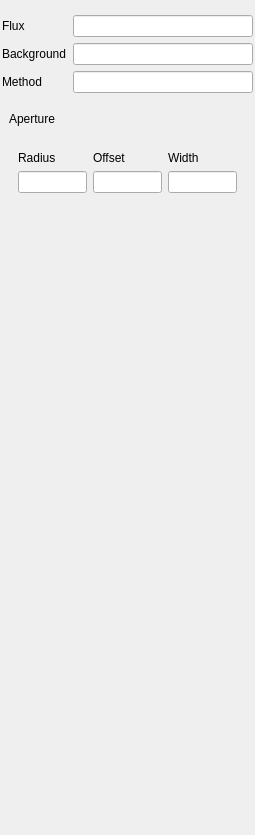
<?xml version="1.0" encoding="UTF-8"?>
<ui version="4.0">
 <class>PhotometryInsp</class>
 <widget class="QFrame" name="PhotometryInsp">
  <property name="geometry">
   <rect>
    <x>0</x>
    <y>0</y>
    <width>255</width>
    <height>835</height>
   </rect>
  </property>
  <property name="windowTitle">
   <string>Frame</string>
  </property>
  <layout class="QVBoxLayout" name="verticalLayout">
   <property name="leftMargin">
    <number>0</number>
   </property>
   <property name="rightMargin">
    <number>0</number>
   </property>
   <item>
    <widget class="QFrame" name="flux_panel">
     <property name="sizePolicy">
      <sizepolicy hsizetype="Preferred" vsizetype="Maximum">
       <horstretch>0</horstretch>
       <verstretch>0</verstretch>
      </sizepolicy>
     </property>
     <property name="frameShape">
      <enum>QFrame::NoFrame</enum>
     </property>
     <property name="frameShadow">
      <enum>QFrame::Plain</enum>
     </property>
     <layout class="QFormLayout" name="formLayout_3">
      <property name="leftMargin">
       <number>2</number>
      </property>
      <property name="topMargin">
       <number>4</number>
      </property>
      <property name="rightMargin">
       <number>2</number>
      </property>
      <property name="bottomMargin">
       <number>4</number>
      </property>
      <item row="0" column="0">
       <widget class="QLabel" name="label_3">
        <property name="text">
         <string>Flux</string>
        </property>
        <property name="buddy">
         <cstring>flux_line</cstring>
        </property>
       </widget>
      </item>
      <item row="0" column="1">
       <widget class="QLineEdit" name="flux_line">
        <property name="readOnly">
         <bool>true</bool>
        </property>
       </widget>
      </item>
      <item row="1" column="0">
       <widget class="QLabel" name="label_4">
        <property name="text">
         <string>Background</string>
        </property>
        <property name="buddy">
         <cstring>background_line</cstring>
        </property>
       </widget>
      </item>
      <item row="1" column="1">
       <widget class="QLineEdit" name="background_line">
        <property name="readOnly">
         <bool>true</bool>
        </property>
       </widget>
      </item>
      <item row="2" column="0">
       <widget class="QLabel" name="label">
        <property name="text">
         <string>Method</string>
        </property>
        <property name="buddy">
         <cstring>method_line</cstring>
        </property>
       </widget>
      </item>
      <item row="2" column="1">
       <widget class="QLineEdit" name="method_line">
        <property name="readOnly">
         <bool>true</bool>
        </property>
       </widget>
      </item>
     </layout>
    </widget>
   </item>
   <item>
    <widget class="QFrame" name="apert_panel">
     <property name="sizePolicy">
      <sizepolicy hsizetype="Preferred" vsizetype="Maximum">
       <horstretch>0</horstretch>
       <verstretch>0</verstretch>
      </sizepolicy>
     </property>
     <property name="frameShape">
      <enum>QFrame::NoFrame</enum>
     </property>
     <property name="frameShadow">
      <enum>QFrame::Plain</enum>
     </property>
     <layout class="QVBoxLayout" name="verticalLayout_2">
      <item>
       <widget class="QLabel" name="label_6">
        <property name="sizePolicy">
         <sizepolicy hsizetype="Preferred" vsizetype="Maximum">
          <horstretch>0</horstretch>
          <verstretch>0</verstretch>
         </sizepolicy>
        </property>
        <property name="minimumSize">
         <size>
          <width>0</width>
          <height>24</height>
         </size>
        </property>
        <property name="text">
         <string>Aperture</string>
        </property>
        <property name="alignment">
         <set>Qt::AlignLeading|Qt::AlignLeft|Qt::AlignTop</set>
        </property>
       </widget>
      </item>
      <item>
       <widget class="QFrame" name="values_panel">
        <property name="frameShape">
         <enum>QFrame::NoFrame</enum>
        </property>
        <property name="frameShadow">
         <enum>QFrame::Plain</enum>
        </property>
        <layout class="QGridLayout" name="gridLayout">
         <item row="2" column="1">
          <widget class="QLineEdit" name="aoffset_line">
           <property name="readOnly">
            <bool>true</bool>
           </property>
          </widget>
         </item>
         <item row="1" column="2">
          <widget class="QLabel" name="label_9">
           <property name="text">
            <string>Width</string>
           </property>
           <property name="buddy">
            <cstring>awidth_line</cstring>
           </property>
          </widget>
         </item>
         <item row="2" column="2">
          <widget class="QLineEdit" name="awidth_line">
           <property name="readOnly">
            <bool>true</bool>
           </property>
          </widget>
         </item>
         <item row="2" column="0">
          <widget class="QLineEdit" name="aradius_line">
           <property name="readOnly">
            <bool>true</bool>
           </property>
          </widget>
         </item>
         <item row="1" column="1">
          <widget class="QLabel" name="label_8">
           <property name="text">
            <string>Offset</string>
           </property>
           <property name="buddy">
            <cstring>aoffset_line</cstring>
           </property>
          </widget>
         </item>
         <item row="1" column="0">
          <widget class="QLabel" name="label_7">
           <property name="text">
            <string>Radius</string>
           </property>
           <property name="buddy">
            <cstring>aradius_line</cstring>
           </property>
          </widget>
         </item>
        </layout>
       </widget>
      </item>
     </layout>
    </widget>
   </item>
   <item>
    <spacer name="verticalSpacer">
     <property name="orientation">
      <enum>Qt::Vertical</enum>
     </property>
     <property name="sizeHint" stdset="0">
      <size>
       <width>20</width>
       <height>40</height>
      </size>
     </property>
    </spacer>
   </item>
  </layout>
 </widget>
 <resources/>
 <connections/>
</ui>
